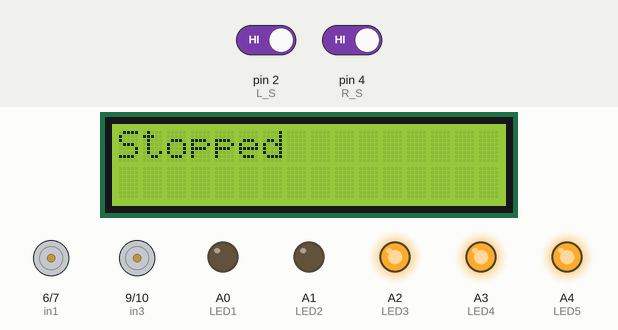
A sketch run on a simulated Arduino Uno, built with avr-gcc and run on an emulated ATmega328P. Shown: 16×2 character LCD, motor-driver pin pairs drawn as motors (green arrow = first pin HIGH = forward, orange = second pin HIGH = backward, longer = more drive, scaled by the enable pin), output pins drawn as LEDs (lit = HIGH). Inputs (shaded band) come from the test bench; at power-on: pin 2 (L_S) HIGH, pin 4 (R_S) HIGH.

Above: at 2.2 s.
2.3 s: pin 2 (L_S) driven LOW
At 3.4 s:
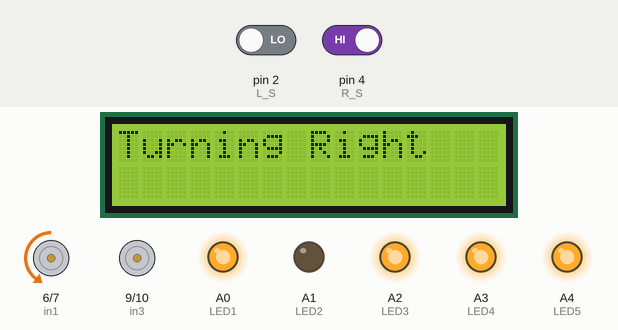
3.8 s: pin 4 (R_S) driven LOW
At 4.8 s:
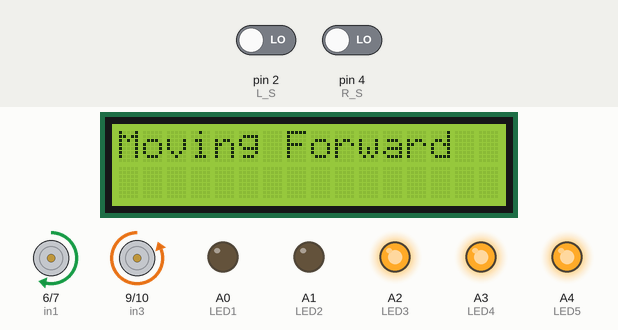
5.3 s: pin 2 (L_S) driven HIGH
At 6.2 s:
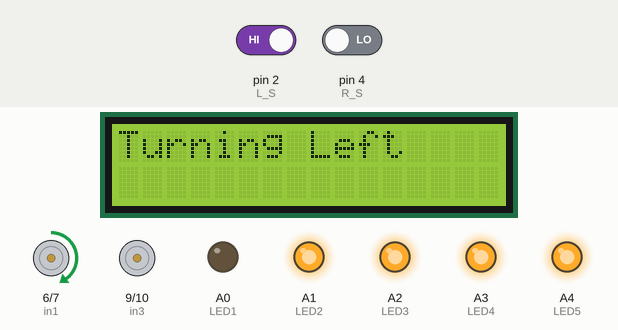
Timing chart, 0 to 8.3 s (numbered marks = the images above; inputs shaded):
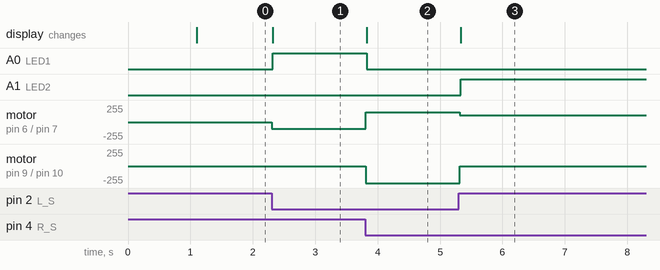

Measured:
- after the input at 2.3 s, A0 (LED1): LOW → HIGH at once; motor on pin 6 (in1) / pin 7 (in2): stopped → backward 100/255 at once; the display: changes at once (image 1)
- after the input at 3.8 s, A0 (LED1): HIGH → LOW at once; motor on pin 6 (in1) / pin 7 (in2): backward 100/255 → forward 150/255 at once; motor on pin 9 (in3) / pin 10 (in4): stopped → backward 255/255 at once; the display: changes at once (image 2)
- after the input at 5.3 s, A1 (LED2): LOW → HIGH at once; motor on pin 6 (in1) / pin 7 (in2): forward 150/255 → forward 100/255 at once; motor on pin 9 (in3) / pin 10 (in4): backward 255/255 → stopped at once; the display: changes at once (image 3)

The sketch:

line_following_robot.ino
```cpp
// (licence header left out)
#include <Wire.h>                    // I2C communication library
#include <LiquidCrystal_I2C.h>       // I2C LCD library

// ========================
// PIN DEFINITIONS
// ========================

// Motor Driver Pins (L293D)
#define enA 5   // Enable pin for Motor A (PWM for speed control)
#define in1 6   // Motor A input 1 (direction control)
#define in2 7   // Motor A input 2 (direction control)
#define enB 8   // Enable pin for Motor B (PWM for speed control)
#define in3 9   // Motor B input 3 (direction control)
#define in4 10  // Motor B input 4 (direction control)

// IR Sensor Pins
#define R_S 4   // Right IR sensor (Digital input: 0=white, 1=black)
#define L_S 2   // Left IR sensor (Digital input: 0=white, 1=black)

// LED Indicator Pins
#define LED1 A0 // Direction indicator LED 1 (shows right turn)
#define LED2 A1 // Direction indicator LED 2 (shows left turn)
#define LED3 A2 // Status LED 3 (always on during operation)
#define LED4 A3 // Status LED 4 (always on during operation)
#define LED5 A4 // Status LED 5 (always on during operation)

// ========================
// LCD CONFIGURATION
// ========================
// I2C address 0x27 for 16x2 LCD (try 0x3F if 0x27 doesn't work)
LiquidCrystal_I2C lcd(0x27, 16, 2);

// ========================
// SETUP FUNCTION
// ========================
void setup() {
  // Configure IR sensor pins as inputs
  pinMode(R_S, INPUT);
  pinMode(L_S, INPUT);

  // Configure motor driver pins as outputs
  pinMode(enA, OUTPUT);
  pinMode(in1, OUTPUT);
  pinMode(in2, OUTPUT);
  pinMode(enB, OUTPUT);
  pinMode(in3, OUTPUT);
  pinMode(in4, OUTPUT);

  // Configure LED pins as outputs
  pinMode(LED1, OUTPUT);
  pinMode(LED2, OUTPUT);
  pinMode(LED3, OUTPUT);
  pinMode(LED4, OUTPUT);
  pinMode(LED5, OUTPUT);

  // Initialize LCD display
  lcd.init();
  lcd.backlight();

  // Turn on status LEDs (indicates robot is powered and ready)
  digitalWrite(LED3, HIGH);
  digitalWrite(LED4, HIGH);
  digitalWrite(LED5, HIGH);

  // Display startup message
  lcd.print("LINE FOLLOWING");
  lcd.setCursor(0, 1);
  lcd.print("ROBOT v1.0");

  // Wait 1 second before starting main loop
  delay(1000);

  // Clear LCD for status messages
  lcd.clear();
}

// ========================
// MAIN LOOP
// ========================
void loop() {
  // Read sensor values
  // 0 = Sensor over white surface
  // 1 = Sensor over black line
  int rightSensor = digitalRead(R_S);
  int leftSensor = digitalRead(L_S);

  // CASE 1: Both sensors on white (robot on track) - Move forward
  if ((rightSensor == 0) && (leftSensor == 0)) {
    forward();
    lcd.setCursor(0, 0);
    lcd.print("Moving Forward  ");  // Extra spaces to clear previous text
    digitalWrite(LED1, LOW);
    digitalWrite(LED2, LOW);
  }

  // CASE 2: Right sensor on black, left on white - Turn right to correct
  else if ((rightSensor == 1) && (leftSensor == 0)) {
    turnRight();
    lcd.setCursor(0, 0);
    lcd.print("Turning Right   ");  // Fixed typo: "Turnning" -> "Turning"
    digitalWrite(LED1, HIGH);         // LED1 indicates right turn
    digitalWrite(LED2, LOW);
  }

  // CASE 3: Left sensor on black, right on white - Turn left to correct
  else if ((rightSensor == 0) && (leftSensor == 1)) {
    turnLeft();
    lcd.setCursor(0, 0);
    lcd.print("Turning Left    ");  // Fixed typo: "Turnning" -> "Turning"
    digitalWrite(LED1, LOW);
    digitalWrite(LED2, HIGH);          // LED2 indicates left turn
  }

  // CASE 4: Both sensors on black - Stop (end of line or intersection)
  else if ((rightSensor == 1) && (leftSensor == 1)) {
    Stop();
    lcd.setCursor(0, 0);
    lcd.print("Stopped         ");
    digitalWrite(LED1, LOW);
    digitalWrite(LED2, LOW);
  }
}

// ========================
// MOTOR CONTROL FUNCTIONS
// ========================

/**
 * Move robot forward
 * Both motors rotate in the same direction at the same speed
 */
void forward() {
  analogWrite(enA, 150);    // Right motor speed (0-255)
  analogWrite(enB, 150);    // Left motor speed (0-255)

  // Right motor forward
  digitalWrite(in1, HIGH);
  digitalWrite(in2, LOW);

  // Left motor forward
  digitalWrite(in3, LOW);
  digitalWrite(in4, HIGH);
}

/**
 * Turn robot right
 * Right motor reverses while left motor moves forward
 * Creates a pivot turn to the right
 */
void turnRight() {
  analogWrite(enA, 100);    // Right motor speed (slower for turning)
  analogWrite(enB, 100);    // Left motor speed

  // Right motor backward (reverse)
  digitalWrite(in1, LOW);
  digitalWrite(in2, HIGH);

  // Left motor forward
  digitalWrite(in3, LOW);
  digitalWrite(in4, HIGH);
}

/**
 * Turn robot left
 * Left motor reverses while right motor moves forward
 * Creates a pivot turn to the left
 */
void turnLeft() {
  analogWrite(enA, 100);    // Right motor speed
  analogWrite(enB, 100);    // Left motor speed (slower for turning)

  // Right motor forward
  digitalWrite(in1, HIGH);
  digitalWrite(in2, LOW);

  // Left motor backward (reverse)
  digitalWrite(in3, HIGH);
  digitalWrite(in4, LOW);
}

/**
 * Stop the robot
 * Both motors stop by setting speed to 0
 */
void Stop() {
  analogWrite(enA, 0);      // Right motor speed = 0
  analogWrite(enB, 0);      // Left motor speed = 0

  // Set all motor pins to LOW for safety
  digitalWrite(in1, LOW);
  digitalWrite(in2, LOW);
  digitalWrite(in3, LOW);
  digitalWrite(in4, LOW);
}
```
